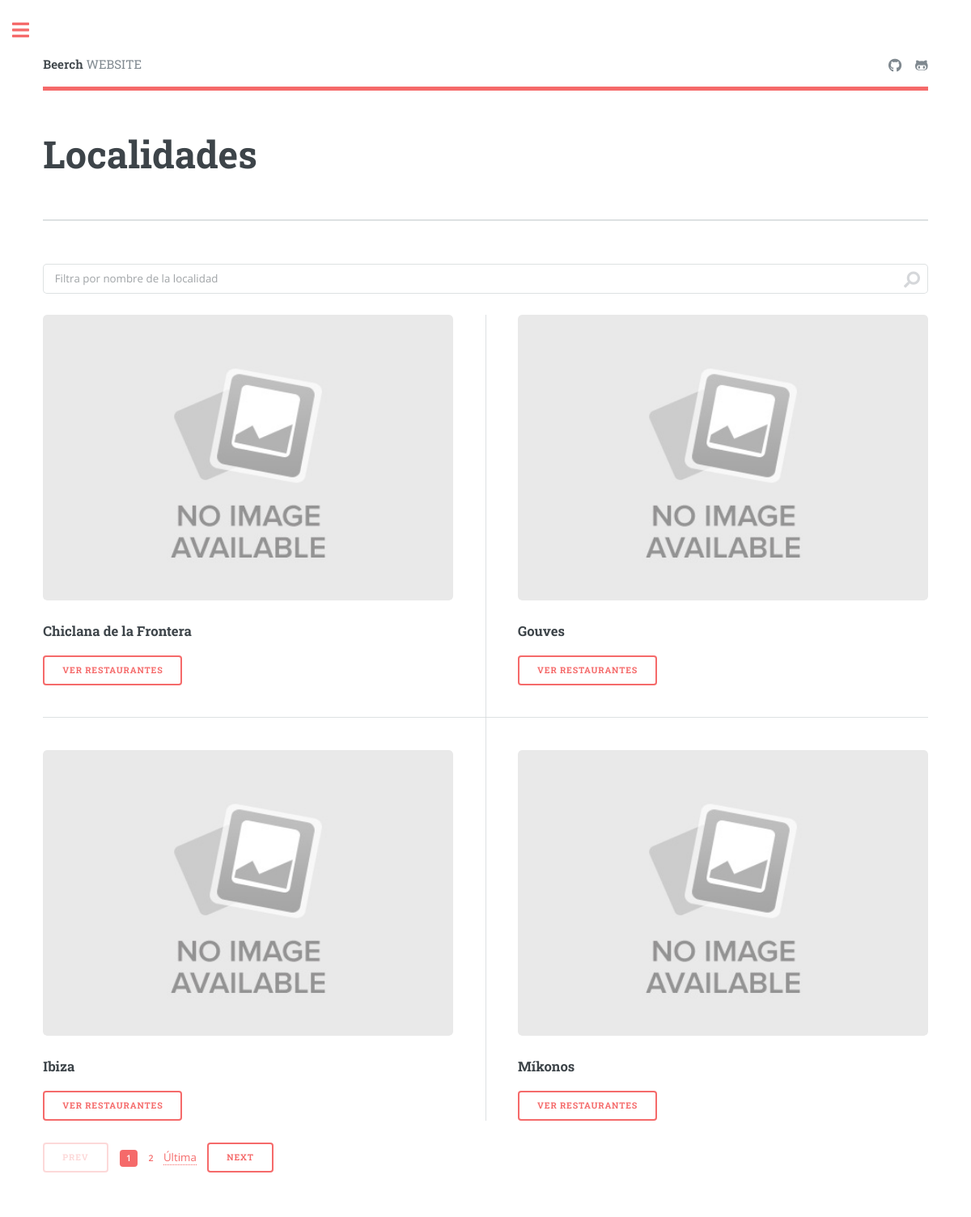
/towns, run on an earlier commit of the app's database.
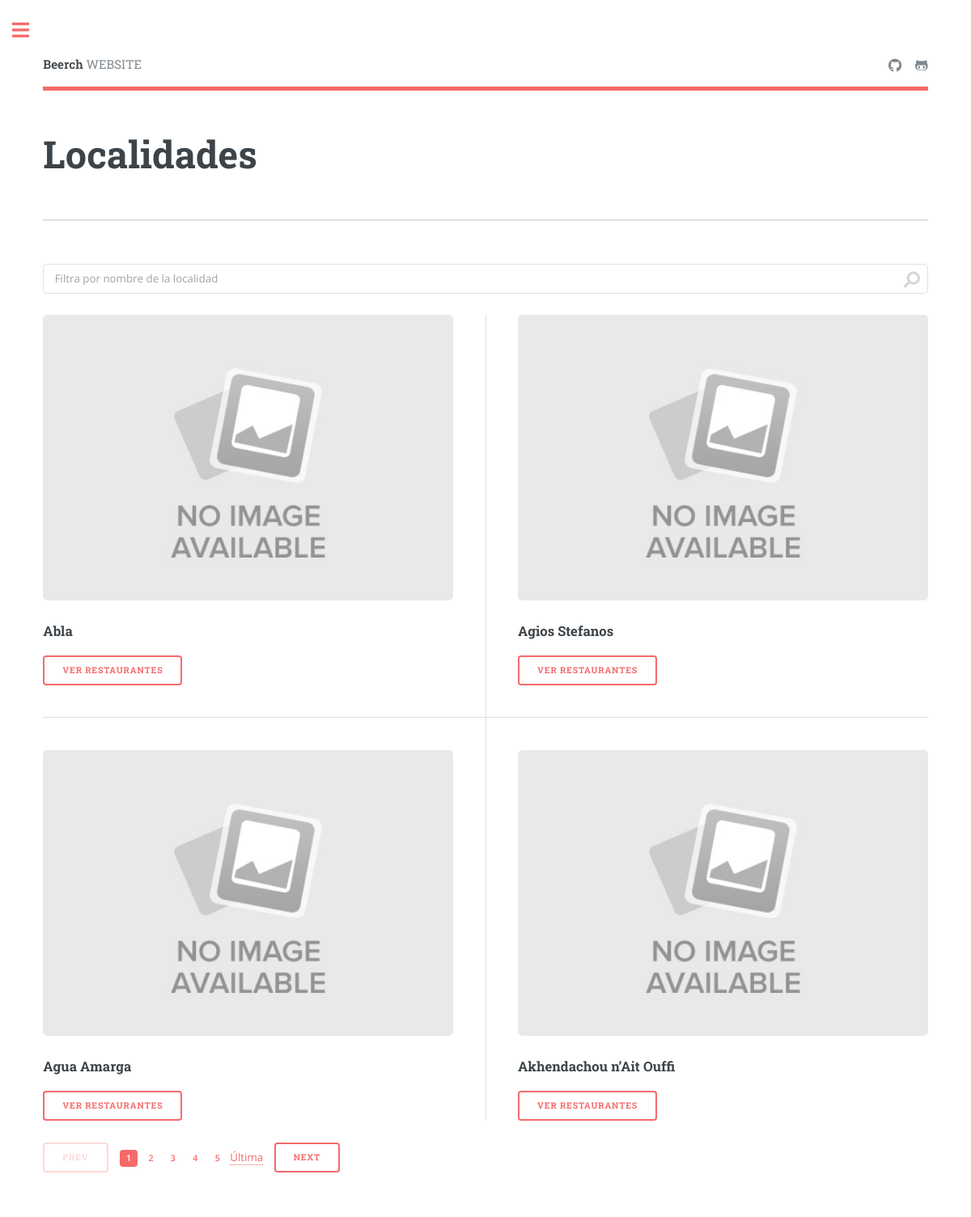
And on a later commit of the database.
### myapp/models.py (models this page shows, shortened)
class Restaurant(models.Model):
    name = models.CharField(max_length=100)
    town = models.CharField(max_length=100)
    address = models.CharField(max_length=100)
    phone = models.CharField(max_length=100)
    special_diets = models.CharField(max_length=100)
    link = models.URLField(max_length=200,default='https://www.tripadvisor.es')
    categories = models.ManyToManyField(Category)

### myapp/views.py (the view)
# urls.py: path('towns', myapp_view.towns),
def towns(request):
    data = request.POST.get('town', False)
    if data:
        towns_list = Restaurant.objects.filter(town__icontains=data).values('town').annotate(dcount=Count('town'))
    else:
        towns_list = Restaurant.objects.values('town').annotate(dcount=Count('town'))
    page = request.GET.get('page', 1)
    paginator = Paginator(towns_list, 4)
    try:
        towns = paginator.page(page)
    except PageNotAnInteger:
        towns = paginator.page(1)
    except EmptyPage:
        towns = paginator.page(paginator.num_pages)
    if data:
        placeholder = data
    else:
        placeholder = 'Filtra por nombre de la localidad'
    return render(request, 'towns.html', { 'towns': towns, 'placeholder': placeholder })

### templates/towns.html (shortened to what this page needs)
{% load static %}
<!DOCTYPE HTML>
<html>
	<head>
		<link rel="stylesheet" href="{% static 'login_true/css/main.css' %}" />
	</head>
	<body class="is-preload">
			<div id="wrapper">
					<div id="main">
						<div class="inner">
								<header id="header">
									<a href="/" class="logo">
										<strong>Beerch</strong>
										WEBSITE
									</a>
									<ul class="icons">
										<li><a target="blank" href="https://github.com/alvar017" class="icon brands fa-github"><span class="label">GitHub Alvaro</span></a></li>
										<li><a target="blank" href="https://github.com/antoniosp7" class="icon brands fa-github-alt"><span class="label">GitHub Antonio</span></a></li>
									</ul>
								</header>
								<section id="banner">
									<div class="content">
										<header>
											<h1>Localidades</h1>
										</header>
									</div>
								</section>
								<section>
								<section id="search" class="alt">
									<form method="post" action="towns">
										{% if placeholder %}
											<input type="text" name="town" id="town" placeholder="{{ placeholder }}" />
										{% else %}
											<input type="text" name="town" id="town" placeholder="Filtra por nombre de la localidad" />
										{% endif %}
									</form>
								</section>
								<section>
									<div class="posts">
										{% for town in towns %}
											<article>
												<a href="#" class="image"><img src="/static/images/logos/{{town.town}}.jpg" alt="" onerror="this.src='/static/images/logos/No procede.jpg';" width="100%" height="100%"/></a>
												<h3>{{town.town}}</h3>
												<form method="post" action="restaurants_town">
													<button type="submit">Ver restaurantes</button>
												</form>
											</article>
										{% endfor %}
									</div>
								</section>
									<ul class="pagination">
										{% if towns.has_previous %}
											<li><a href="?page={{ towns.previous_page_number }}" class="button">Prev</a></li>
										{% else %}
											<li><span class="button disabled">Prev</span></li>
										{% endif %}
										{% for i in towns.paginator.page_range %}
											{% if towns.number == i %}
												<li><a href="#" class="page active">{{ i }}</a></li>
    										{% elif i > towns.number|add:'-5' and i < towns.number|add:'5' %}
												<li><a href="?page={{ i }}" class="page">{{ i }}</a></li>
											{% endif %}
										{% endfor %}
											{% if towns.number|add:'4' > 1 and towns.has_next %}
												<li><a href="?page={{ towns.number|add:'-5' }}">Última</a></li>
											{% endif %}
										{% if towns.has_next %}
											<li><a href="?page={{ towns.next_page_number }}" class="button">Next</a></li>
										{% else %}
											<li><span class="button disabled">Next</span></li>
										{% endif %}
									</ul>
								</section>
						</div>
					</div>
			</div>
	</body>
</html>

What changed in the data, as far as the page shows it:
removed Restaurant: town "Chiclana de la Frontera"
removed Restaurant: town "Gouves"
removed Restaurant: town "Ibiza"
removed Restaurant: town "Míkonos"
added Restaurant: town "Abla"
added Restaurant: town "Agios Stefanos"
added Restaurant: town "Agua Amarga"
added Restaurant: town "Akhendachou nʼAit Ouffi"
Also different on the page:
new list line: "3"
new list line: "4"
new list line: "5"
